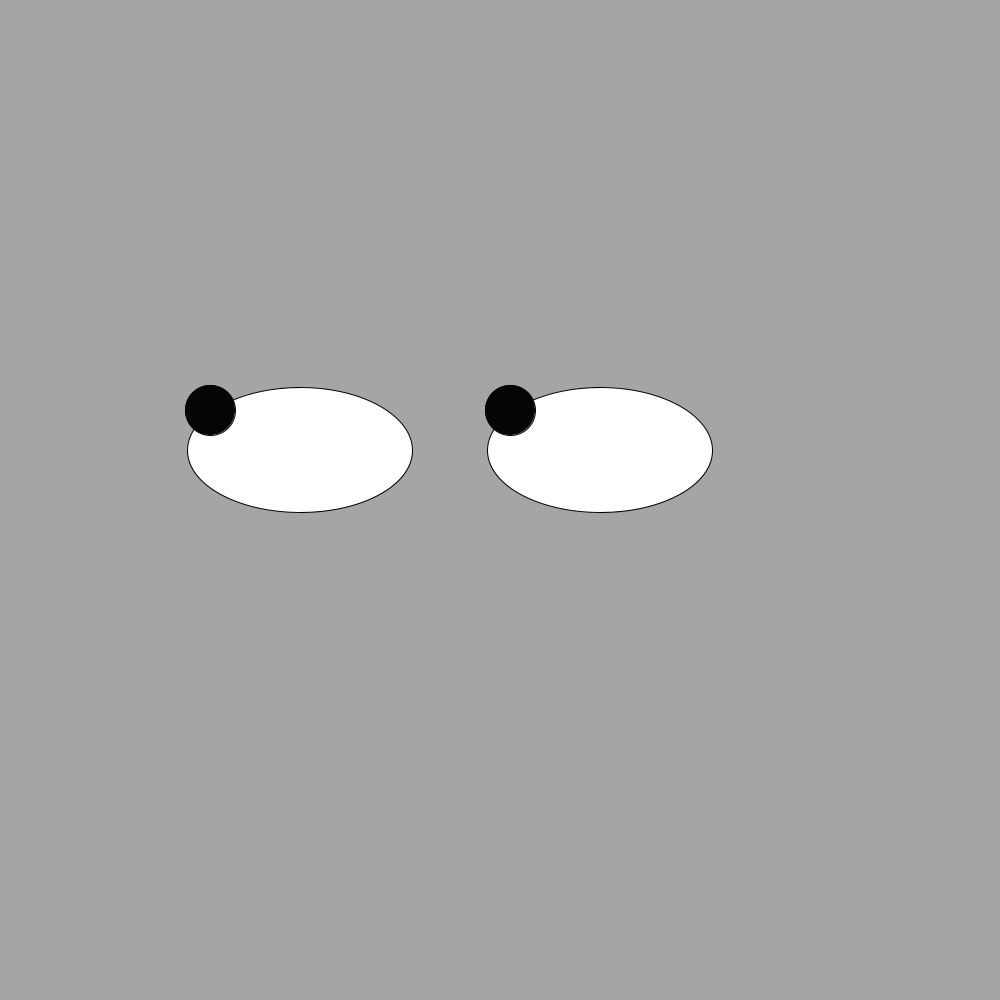
Frame 1 (no input)
Frame 60 (the mouse pressed at the canvas centre just before this capture): identical to frame 1, image omitted
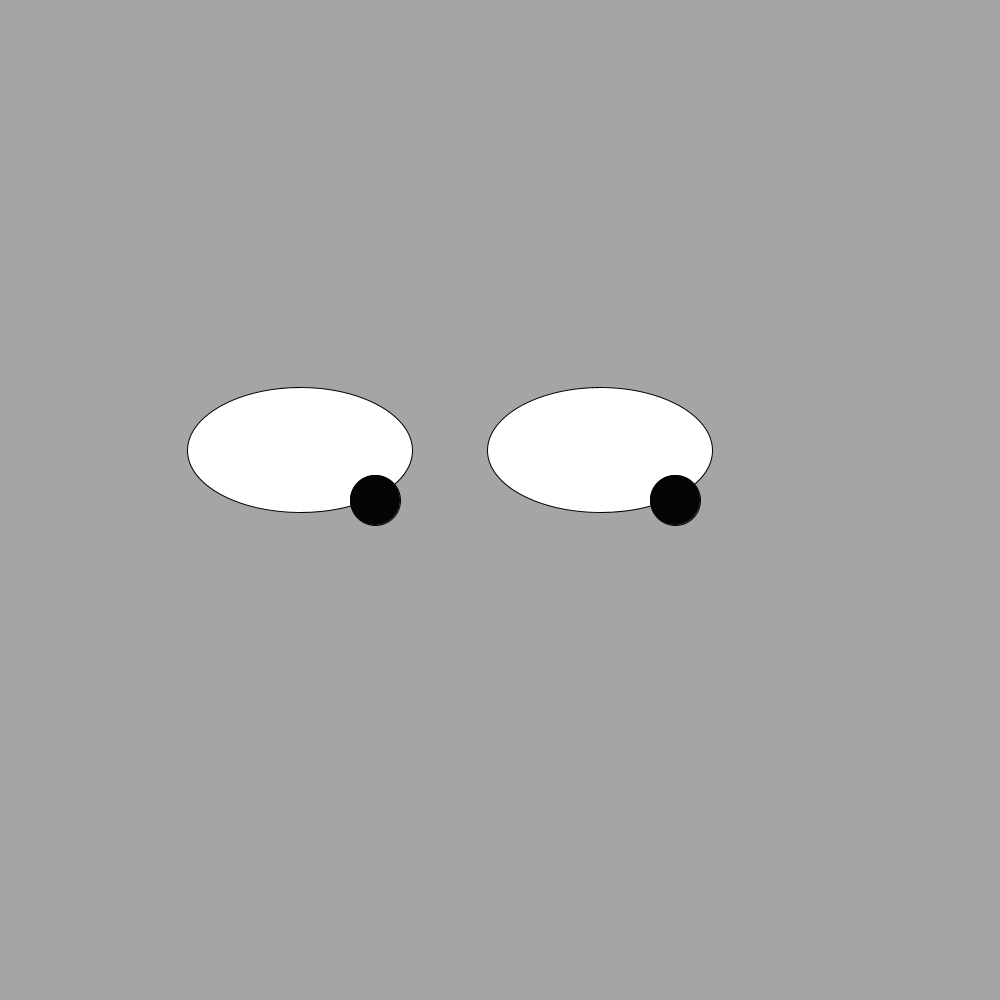
Frame 120 (the mouse held since frame 60 and released just before this capture)

The Processing sketch that drew these frames (run headless with seeded random() and noise(); from frame 60 on, the mouse is pressed at the canvas centre):

// Processing sketch: GooglyEyes
// ── GooglyEyes.pde
int x;
int y;
void setup(){
  size(1000,1000);
}

void draw(){
background(#A5A5A5);

  fill(255,255,255);
  ellipse(300,450,225,125);
 ellipse(600,450,225,125);

fill(5,5,5);
if(mouseX<210){
  x=210;
}
else if(mouseX>375){
x=375;
}
  else{
  x=mouseX;
  }
  if(mouseY<410){
  y=410;
}
else if(mouseY>511){
y=490;
}
  else{
  y=mouseY;
  }
  ellipse(x,y,50,50);
ellipse(x+300,y,50,50);


if(mousePressed){
 println(mouseX,mouseY); 
}
}
